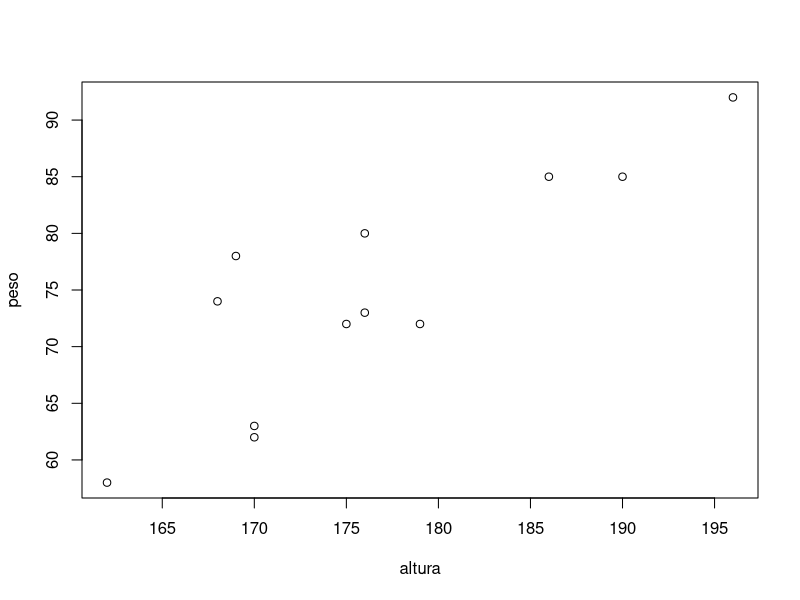
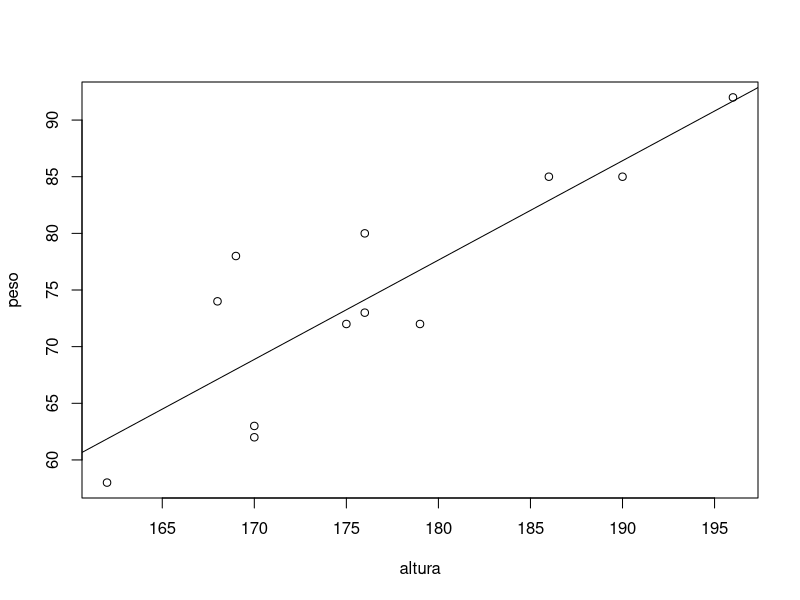

R code for these plots, in order:
# Linear regression

# En primer lugar, vamos a almacenar
# los datos de las dos variables en dos vectores
peso <- c(74, 92, 63, 72, 58, 78, 85,
          85, 73, 62, 80, 72)
altura <- c(168, 196, 170, 175, 162,
            169, 190, 186, 176, 170, 176, 179)

plot(altura, peso)

reg_lin <- lm(peso ~ altura)
reg_lin

# Coefficients:
# (Intercept)    altura
# -80.222        0.877
# Peso = -80.222 + 0.877 * altura
# -80.222  es el valor del peso para una persona de altura 0,
# lo cual no tiene sentido. De hecho, en multitud de ocasiones
# la interpretacion del parámetro no es relevante y todo el
# interes recae sobre la interpretacion del resto de parametros

summary(reg_lin)

# Residuals:
# Min     1Q Median     3Q    Max
# -6.872 -4.084 -1.196  3.038 10.005

# Coefficients:
# Estimate Std. Error t value Pr(>|t|)
# (Intercept) -80.2220    29.8888  -2.684 0.022934 *
# altura        0.8770     0.1692   5.184 0.000411 ***
# ---
# Signif. codes:  0 ‘***’ 0.001 ‘**’ 0.01 ‘*’ 0.05 ‘.’ 0.1 ‘ ’ 1

# Residual standard error: 5.572 on 10 degrees of freedom
# Multiple R-squared:  0.7288,	Adjusted R-squared:  0.7017
# F-statistic: 26.87 on 1 and 10 DF,  p-value: 0.0004106

# encontramos informacion sobre los residuos (en el apartado
# Residuals), que se definen como la diferencia entre el
# verdadero valor de la variable dependiente y el valor que
# pronostica el modelo de regresion. Cuanto mas chicos
# sean estos residuos mejor sera el ajuste del modelo a los
# datos y mas acertadas seran las predicciones que se realicen
# a partir de dicho modelo.


# En la tabla Coefficients encontramos los valores de los
# parametros que aparecian en la salida por defecto junto
# a su error estandar. Cada parametro aparece con el
# valor de un estadistico t de Student y un p-valor que sirven
# para contrastar la significacion del parametro en cuestion,
# es decir, para resolver los siguientes contrastes de hipotesis:
# H0 ≡ B0 = 0 vs H1 ≡ B0 ≠ 0
# H0 ≡ B1 = 0 vs H1 = B1 ≠ 0

# Lo que se pretende mediante estos contrastes es determinar si
# los efectos de la constante y de la variable independiente
# son realmente importantes para de explicar la variable
# dependiente o si, por el contario, pueden considerarse nulos.

# En nuestro ejemplo, los p-valores que nos ayudan a resolver
# estos contrastes son 0.0229 y 0.0004, ambos menores que 0.05.
# Asi, considerando un nivel del significacion del 5%,
# rechazamos la hipotesis nula en ambos contrastes, de manera
# que podemos suponer ambos parametros significativamente
# distintos de 0.

# Por ultimo, en la parte final de la salida, encontramos el
# valor de R2 (Multiple R-squared) y de R2 ajustado 
# (Adjusted R-squared), que son indicadores de la bondad del
# ajuste de nuestro modelo a los datos. R2 oscila entre 0 y 1,
# de manera que, valores de R2 proximos a 1 indican un buen
# ajuste del modelo lineal a los datos. Por otro lado, R2
# ajustado es similar a R2, pero penaliza la introduccion en
# el modelo de variables independientes poco relevantes a la
# hora de explicar la variable dependiente. Por tanto, R2
# ajustado <=  R2. En nuestro ejemplo, R2 = 0.7288 y
# R2 ajustado = 0.7017, por lo que podemos concluir que el
# modelo lineal se ajusta de forma aceptable a nuestros datos.
# La ultima linea de la salida incluye un estadistico
# F de Snedecor y el p-valor correspondiente que se utilizan
# para resolver el siguiente contraste:
# H0 ≡ Bi ∀ i
# H1 ≡ Bi ≠ 0 para al menos un i
# que se conoce habitualmente como contraste omnibus. Mediante
# este contraste se comprueba si, de forma global, el modelo
# lineal es apropiado para modelizar los datos. En nuestro
# ejemplo, el p-valor asociado a este contraste es inferior
# a 0.05 por lo que, al 5% de significacion podemos rechazar
# la hipotesis nula y afirmar que, efectivamente, el modelo
# lineal es adecuado para nuestro conjunto de datos.

# R nos permite dibujar la recta de regresion lineal sobre el
# diagrama de dispersion mediante la orden abline. De este
# modo podemos visualizar la distancia existente entre los
# valores observados y los valores que el modelo pronostica
# (esto es, los residuos).

plot(altura, peso)
abline(reg_lin)
